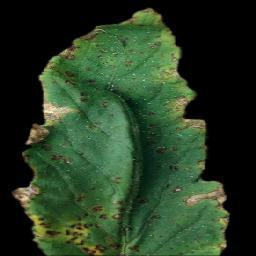
#> input picture Disease Detection/Dataset/Disease Detection Dataset/train/Tomato___Bacterial_spot/095f2dd4-7e65-44ab-a867-c5d9634ec532___GCREC_Bact.Sp 3801_final_masked.jpg, 256 x 256 px; its folder holds only this picture in this run
$ python scalogram_image_generation.py
#> lines starting #> are read from the running program, lines starting #| are printed output that depends on the picture
# Image Segmentation for Detection of Damaged Part of Leaf and detecting its Intensity

import cv2
import numpy as np
import glob
import matplotlib.pyplot as plt

files = glob.glob('D:/Victor/tomato_leaf_detection/train/Tomato___Bacterial_spot/*.jpg')

# Scaleogram Image Generation of Images

import matplotlib.pyplot as plt
import pywt
from scipy import ndimage
import io
from PIL import Image


def fig2img(fig):
    buf = io.BytesIO()
    fig.savefig(buf)
    buf.seek(0)
    img = Image.open(buf)
    return img

dir_name = 'D:/Sintu/scaleogram_img'
i = 0

for i in range(len(files)):
    img = plt.imread(files[i])
#> img is the input picture: shape (256, 256, 3); mean R, G, B 39.2, 59.7, 35.5
    img_gray = np.mean(img, axis=2)
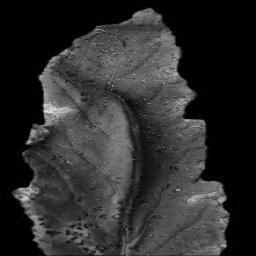
#> img_gray: shape (256, 256) float64; min 0, max 241.3, mean 44.8
    coeffs = pywt.dwt2(img_gray, 'haar')
    scaleogram = np.abs(coeffs[0])
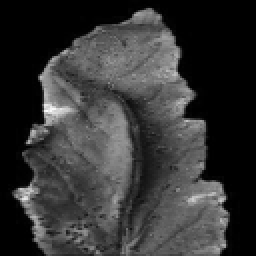
#> scaleogram: shape (128, 128) float64 (shown 2 times larger); min 0, max 432.5, mean 89.7; drawn with min black and max white
    plt.imshow(scaleogram, cmap='coolwarm')
    fig = plt.gcf()
    img = fig2img(fig)
#> in fig2img, `img = Image.open(buf)`:
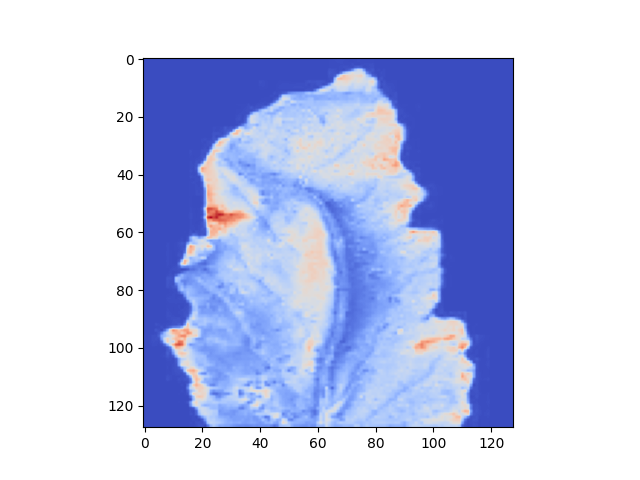
#> img: PIL image 640x480 RGBA; mean R, G, B, A 195.9, 204.2, 237.6, 255
    img.save(dir_name + '/fig_' + str(i) + '.png')

$ run again, on Disease Detection/Dataset/Disease Detection Dataset/train/Tomato___Bacterial_spot/cc10d1bc-301a-4f99-85cb-94c73acfbeea___GCREC_Bact.Sp 3397_final_masked.jpg
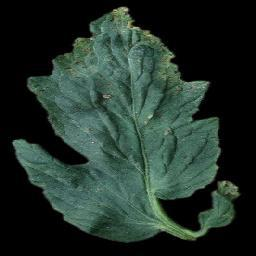
#> input picture Disease Detection/Dataset/Disease Detection Dataset/train/Tomato___Bacterial_spot/cc10d1bc-301a-4f99-85cb-94c73acfbeea___GCREC_Bact.Sp 3397_final_masked.jpg, 256 x 256 px
#> img is the input picture: shape (256, 256, 3); mean R, G, B 34.7, 50.4, 42.6
#> `scaleogram = np.abs(coeffs[0])`:
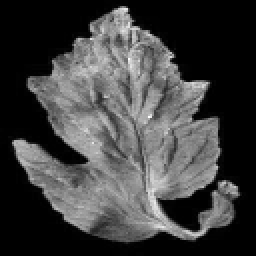
#> scaleogram: shape (128, 128) float64 (shown 2 times larger); min 0, max 338.7, mean 85.1; drawn with min black and max white
#> in fig2img, `img = Image.open(buf)`:
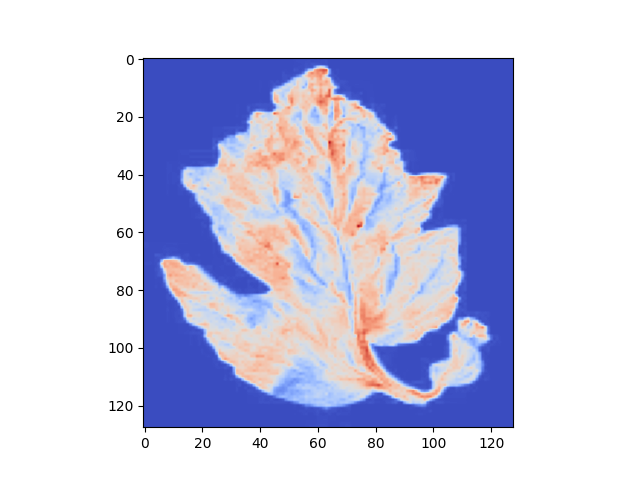
#> img: PIL image 640x480 RGBA; mean R, G, B, A 200.6, 202.1, 229.2, 255

$ run again, on Disease Detection/Dataset/Disease Detection Dataset/train/Tomato___Bacterial_spot/d5701f4d-4aa3-4f95-ac7c-07f8747c1332___GCREC_Bact.Sp 6368_final_masked.jpg
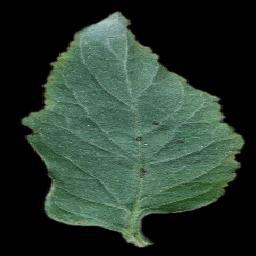
#> input picture Disease Detection/Dataset/Disease Detection Dataset/train/Tomato___Bacterial_spot/d5701f4d-4aa3-4f95-ac7c-07f8747c1332___GCREC_Bact.Sp 6368_final_masked.jpg, 256 x 256 px
#> img is the input picture: shape (256, 256, 3); mean R, G, B 40.5, 57.1, 46.2
#> `scaleogram = np.abs(coeffs[0])`:
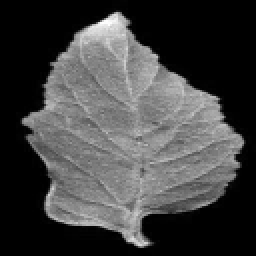
#> scaleogram: shape (128, 128) float64 (shown 2 times larger); min 0, max 369.5, mean 95.9; drawn with min black and max white
#> in fig2img, `img = Image.open(buf)`:
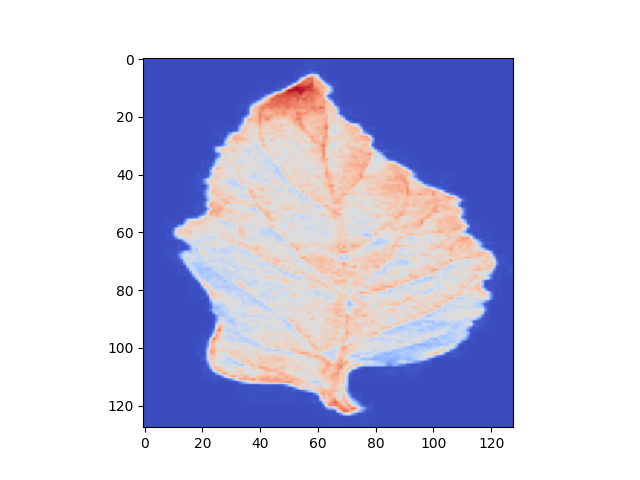
#> img: PIL image 640x480 RGBA; mean R, G, B, A 201.7, 202.2, 228, 255

$ run again, on Disease Detection/Dataset/Disease Detection Dataset/train/Tomato___Bacterial_spot/d8d2baf6-87de-43e5-bd40-48dfe33841d3___GCREC_Bact.Sp 5747_final_masked.jpg
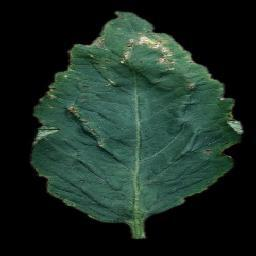
#> input picture Disease Detection/Dataset/Disease Detection Dataset/train/Tomato___Bacterial_spot/d8d2baf6-87de-43e5-bd40-48dfe33841d3___GCREC_Bact.Sp 5747_final_masked.jpg, 256 x 256 px
#> img is the input picture: shape (256, 256, 3); mean R, G, B 27.3, 44.5, 35.9
#> `scaleogram = np.abs(coeffs[0])`:
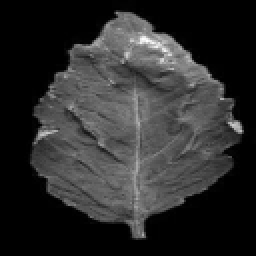
#> scaleogram: shape (128, 128) float64 (shown 2 times larger); min 0, max 409.3, mean 71.8; drawn with min black and max white
#> in fig2img, `img = Image.open(buf)`:
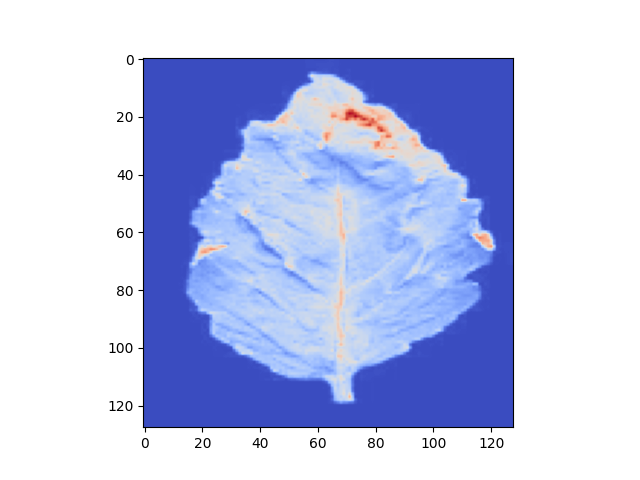
#> img: PIL image 640x480 RGBA; mean R, G, B, A 191.4, 199.9, 236, 255

$ run again, on Disease Detection/Dataset/Disease Detection Dataset/train/Tomato___Bacterial_spot/1c213d89-a3ba-4486-ac5a-1744eb371859___GCREC_Bact.Sp 3500_final_masked.jpg
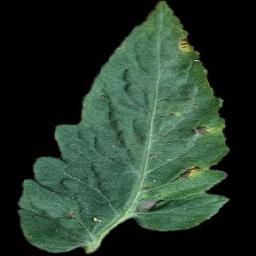
#> input picture Disease Detection/Dataset/Disease Detection Dataset/train/Tomato___Bacterial_spot/1c213d89-a3ba-4486-ac5a-1744eb371859___GCREC_Bact.Sp 3500_final_masked.jpg, 256 x 256 px
#> img is the input picture: shape (256, 256, 3); mean R, G, B 37.8, 56.4, 42.7
#> `scaleogram = np.abs(coeffs[0])`:
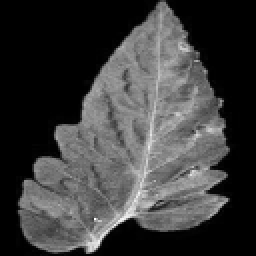
#> scaleogram: shape (128, 128) float64 (shown 2 times larger); min 0, max 381.7, mean 91.3; drawn with min black and max white
#> in fig2img, `img = Image.open(buf)`:
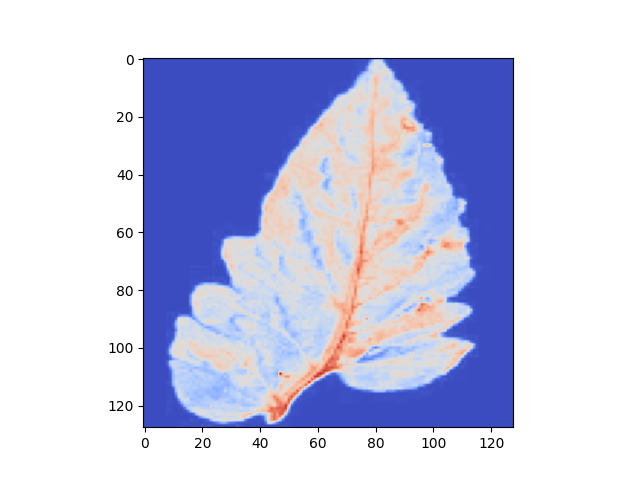
#> img: PIL image 640x480 RGBA; mean R, G, B, A 199.6, 202.9, 231.1, 255
